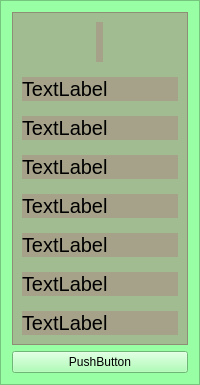
        <widget class="QFrame" name="main_body_left_frame">
         <property name="minimumSize">
          <size>
           <width>200</width>
           <height>0</height>
          </size>
         </property>
         <property name="maximumSize">
          <size>
           <width>200</width>
           <height>16777215</height>
          </size>
         </property>
         <property name="styleSheet">
          <string notr="true">background-color: rgb(152, 255, 164);</string>
         </property>
         <property name="frameShape">
          <enum>QFrame::StyledPanel</enum>
         </property>
         <property name="frameShadow">
          <enum>QFrame::Raised</enum>
         </property>
         <layout class="QVBoxLayout" name="verticalLayout_5">
          <item alignment="Qt::AlignTop">
           <widget class="QFrame" name="info_top_frame">
            <property name="sizePolicy">
             <sizepolicy hsizetype="Preferred" vsizetype="Preferred">
              <horstretch>0</horstretch>
              <verstretch>0</verstretch>
             </sizepolicy>
            </property>
            <property name="font">
             <font>
              <family>Narkisim</family>
              <pointsize>15</pointsize>
             </font>
            </property>
            <property name="styleSheet">
             <string notr="true">background-color: rgba(167, 144, 133, 155);</string>
            </property>
            <property name="frameShape">
             <enum>QFrame::StyledPanel</enum>
            </property>
            <property name="frameShadow">
             <enum>QFrame::Raised</enum>
            </property>
            <layout class="QVBoxLayout" name="verticalLayout_7">
             <property name="spacing">
              <number>15</number>
             </property>
             <item alignment="Qt::AlignHCenter">
              <widget class="QLabel" name="label_3">
               <property name="minimumSize">
                <size>
                 <width>0</width>
                 <height>40</height>
                </size>
               </property>
               <property name="maximumSize">
                <size>
                 <width>150</width>
                 <height>50</height>
                </size>
               </property>
               <property name="text">
                <string/>
               </property>
               <property name="pixmap">
                <pixmap resource="resource.qrc">:/icons/icons/ICT_academy_02.png</pixmap>
               </property>
               <property name="scaledContents">
                <bool>true</bool>
               </property>
              </widget>
             </item>
             <item>
              <widget class="QLabel" name="label_4">
               <property name="sizePolicy">
                <sizepolicy hsizetype="MinimumExpanding" vsizetype="MinimumExpanding">
                 <horstretch>0</horstretch>
                 <verstretch>0</verstretch>
                </sizepolicy>
               </property>
               <property name="font">
                <font>
                 <pointsize>15</pointsize>
                </font>
               </property>
               <property name="text">
                <string>TextLabel</string>
               </property>
              </widget>
             </item>
             <item>
              <widget class="QLabel" name="label_5">
               <property name="sizePolicy">
                <sizepolicy hsizetype="MinimumExpanding" vsizetype="MinimumExpanding">
                 <horstretch>0</horstretch>
                 <verstretch>0</verstretch>
                </sizepolicy>
               </property>
               <property name="font">
                <font>
                 <pointsize>15</pointsize>
                </font>
               </property>
               <property name="text">
                <string>TextLabel</string>
               </property>
              </widget>
             </item>
             <item>
              <widget class="QLabel" name="label_6">
               <property name="sizePolicy">
                <sizepolicy hsizetype="MinimumExpanding" vsizetype="MinimumExpanding">
                 <horstretch>0</horstretch>
                 <verstretch>0</verstretch>
                </sizepolicy>
               </property>
               <property name="font">
                <font>
                 <pointsize>15</pointsize>
                </font>
               </property>
               <property name="text">
                <string>TextLabel</string>
               </property>
              </widget>
             </item>
             <item>
              <widget class="QLabel" name="label_7">
               <property name="sizePolicy">
                <sizepolicy hsizetype="MinimumExpanding" vsizetype="MinimumExpanding">
                 <horstretch>0</horstretch>
                 <verstretch>0</verstretch>
                </sizepolicy>
               </property>
               <property name="font">
                <font>
                 <pointsize>15</pointsize>
                </font>
               </property>
               <property name="text">
                <string>TextLabel</string>
               </property>
              </widget>
             </item>
             <item>
              <widget class="QLabel" name="label_8">
               <property name="sizePolicy">
                <sizepolicy hsizetype="MinimumExpanding" vsizetype="MinimumExpanding">
                 <horstretch>0</horstretch>
                 <verstretch>0</verstretch>
                </sizepolicy>
               </property>
               <property name="font">
                <font>
                 <pointsize>15</pointsize>
                </font>
               </property>
               <property name="text">
                <string>TextLabel</string>
               </property>
              </widget>
             </item>
             <item>
              <widget class="QLabel" name="label_9">
               <property name="sizePolicy">
                <sizepolicy hsizetype="MinimumExpanding" vsizetype="MinimumExpanding">
                 <horstretch>0</horstretch>
                 <verstretch>0</verstretch>
                </sizepolicy>
               </property>
               <property name="font">
                <font>
                 <pointsize>15</pointsize>
                </font>
               </property>
               <property name="text">
                <string>TextLabel</string>
               </property>
              </widget>
             </item>
             <item>
              <widget class="QLabel" name="label_10">
               <property name="sizePolicy">
                <sizepolicy hsizetype="MinimumExpanding" vsizetype="MinimumExpanding">
                 <horstretch>0</horstretch>
                 <verstretch>0</verstretch>
                </sizepolicy>
               </property>
               <property name="font">
                <font>
                 <pointsize>15</pointsize>
                </font>
               </property>
               <property name="text">
                <string>TextLabel</string>
               </property>
              </widget>
             </item>
            </layout>
           </widget>
          </item>
          <item>
           <widget class="QPushButton" name="pushButton_7">
            <property name="text">
             <string>PushButton</string>
            </property>
           </widget>
          </item>
         </layout>
        </widget>
